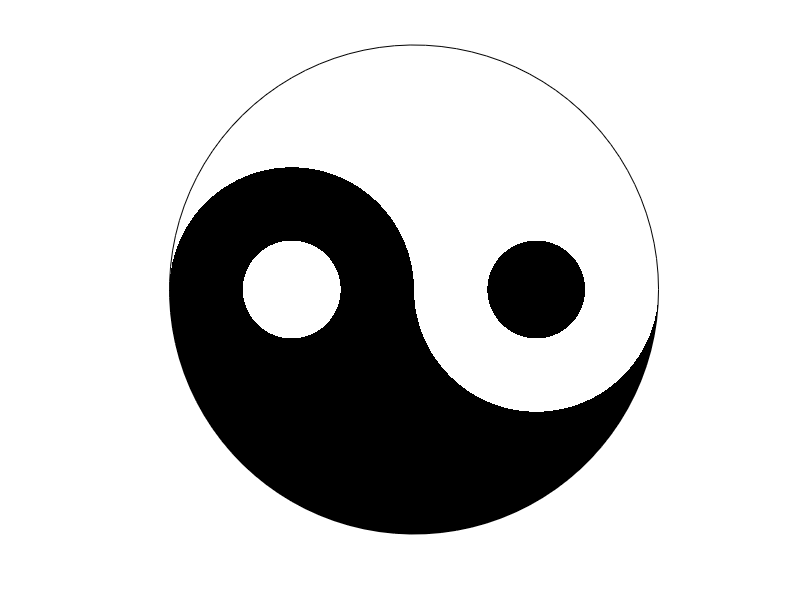

Reproduce this figure in MATLAB.
%yin_yang.m
clc;
clear all;
close all;

%First layer
h=figure();

%Background circle
l=linspace(0,2*pi,100);
circle=[cos(l);sin(l)];

%Add yin yang symbol
phi1=linspace(0,-4*pi,200);
for phi=phi1
    l1=linspace(phi,phi+pi,100);
    l2=linspace(pi+phi,2*pi+phi,100);
    c1=[cos(l1);sin(l1)];
    c2=[cos(l2);sin(l2)];
    fill(c1(1,:),c1(2,:),'w','EdgeColor','none')
    hold on;
    fill(c2(1,:),c2(2,:),'k','EdgeColor','none')

    c12=circle/2;
    c13=c12/2.5;
    c12(1,:)=c12(1,:)+cos(phi)/2;
    c12(2,:)=c12(2,:)+sin(phi)/2;
    c13(1,:)=c13(1,:)+cos(phi)/2;
    c13(2,:)=c13(2,:)+sin(phi)/2;
    c22=circle/2;
    c23=c22/2.5;
    c22(1,:)=c22(1,:)-cos(phi)/2;
    c22(2,:)=c22(2,:)-sin(phi)/2;
    c23(1,:)=c23(1,:)-cos(phi)/2;
    c23(2,:)=c23(2,:)-sin(phi)/2;

    fill(c12(1,:),c12(2,:),'w','EdgeColor','none')
    fill(c22(1,:),c22(2,:),'k','EdgeColor','none')
    fill(c13(1,:),c13(2,:),'k','EdgeColor','none')
    fill(c23(1,:),c23(2,:),'w','EdgeColor','none')
    plot(circle(1,:),circle(2,:),'k')
    hold off;
    axis equal;
    set(gca,'visible','off');
    drawnow()
end